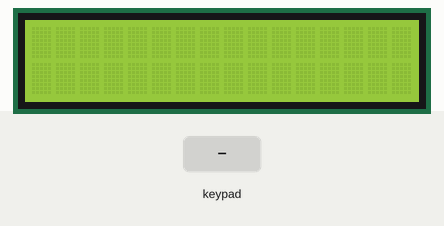
The sketch below on a simulated Arduino Uno, built with avr-gcc and run on an emulated ATmega328P. Shown: 16×2 character LCD. Inputs (shaded band) come from the test bench. What the sketch prints to the serial monitor is not drawn.

Above: at 1.2 s.
1.3 s: keypad keys 9 8 7 6 # pressed 0.4 s apart
At 3.8 s:
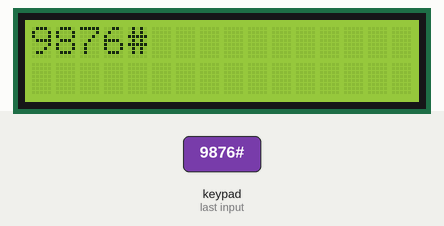
4.8 s: key 'A' pressed
At 5.2 s:
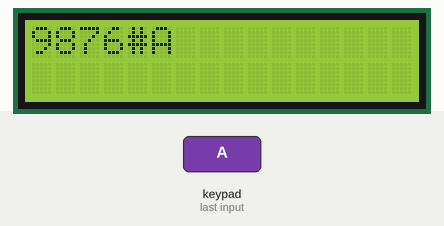
6.3 s: key 'B' pressed
At 7.5 s:
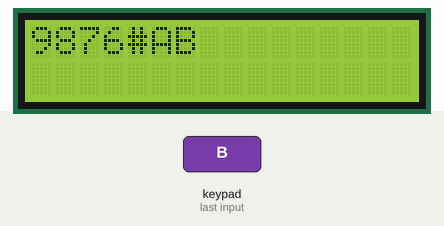
7.8 s: keypad keys 9 8 7 6 D pressed 0.4 s apart
At 10.1 s:
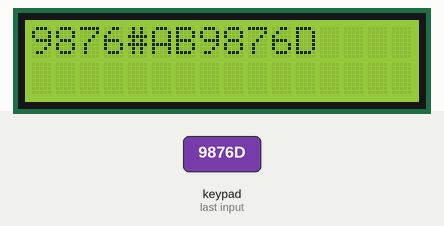
11.3 s: key 'C' pressed
At 11.7 s:
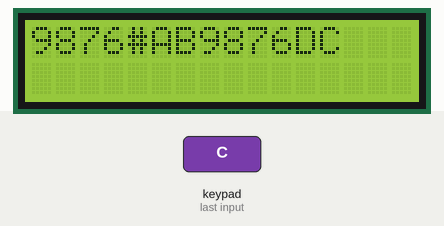
12.8 s: keypad keys 5 4 3 2 * pressed 0.4 s apart
At 14.7 s:
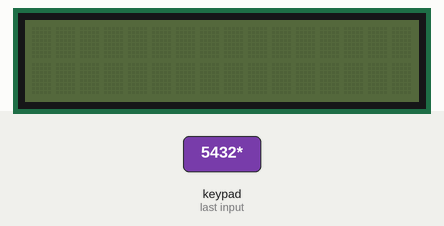
Timing chart, 0 to 16.2 s (numbered marks = the images above; inputs shaded):
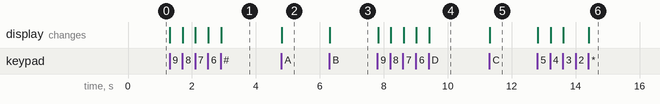

The sketch:

keypad1.ino
```cpp
#include <Keypad.h>
#include <Wire.h>
#include <LiquidCrystal_I2C.h>

const byte numRows= 4; //number of rows on the keypad
const byte numCols= 4; //number of columns on the keypad

//keymap defines the key pressed according to the row and columns just as appears on the keypad
char keymap[numRows][numCols]=
{
  {'1', '2', '3', 'A'},
  {'4', '5', '6', 'B'},
  {'7', '8', '9', 'C'},
  {'*', '0', '#', 'D'}
};

//Code that shows the the keypad connections to the arduino terminals
byte rowPins[numRows] = {9,8,7,6}; //Rows 0 to 3
byte colPins[numCols]= {5,4,3,2}; //Columns 0 to 3

//initializes an instance of the Keypad class
Keypad myKeypad= Keypad(makeKeymap(keymap), rowPins, colPins, numRows, numCols);

//initializes the display at address 0x27
LiquidCrystal_I2C lcd(0x27,2,1,0,4,5,6,7,3, POSITIVE);

String _lcdText = "";

void setup()
{
  Serial.begin(9600);
  lcd.begin (16,2);
}

//If key is pressed, this key is stored in 'keypressed' variable
//If key is not equal to 'NO_KEY', then this key is printed out
//If key is '*' the screen is cleaned and the backlight is set to LOW
void loop()
{
  char keypressed = myKeypad.getKey();

  if (keypressed == '*')
  {
    _lcdText = "";
    lcd.setBacklight(LOW);
    lcd.setCursor(0,0);
    lcd.clear();
    return;
  }

  if (keypressed != NO_KEY)
  {
    Serial.print(keypressed);

    lcd.setBacklight(HIGH);
    lcd.setCursor(0,0);
    _lcdText += keypressed;
    lcd.print(_lcdText);
  }
}
```

Measured:
- after the input at 1.3 s, the display: first changes at once (image 1 shows a later state)
- after the input at 4.8 s, the display: changes at once (image 2)
- after the input at 6.3 s, the display: changes at once (image 3)
- after the input at 7.8 s, the display: first changes at once (image 4 shows a later state)
- after the input at 11.3 s, the display: changes at once (image 5)
- after the input at 12.8 s, the display: first changes at once (image 6 shows a later state)
